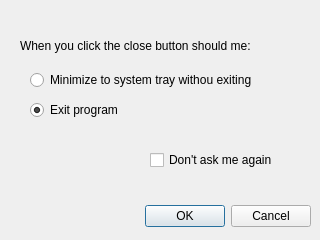
<?xml version="1.0" encoding="UTF-8"?>
<ui version="4.0">
 <class>ExitTipsDialog</class>
 <widget class="QDialog" name="ExitTipsDialog">
  <property name="geometry">
   <rect>
    <x>0</x>
    <y>0</y>
    <width>320</width>
    <height>240</height>
   </rect>
  </property>
  <property name="windowTitle">
   <string>Tips</string>
  </property>
  <property name="modal">
   <bool>true</bool>
  </property>
  <widget class="QDialogButtonBox" name="buttonBox">
   <property name="geometry">
    <rect>
     <x>10</x>
     <y>200</y>
     <width>301</width>
     <height>32</height>
    </rect>
   </property>
   <property name="orientation">
    <enum>Qt::Horizontal</enum>
   </property>
   <property name="standardButtons">
    <set>QDialogButtonBox::Cancel|QDialogButtonBox::Ok</set>
   </property>
  </widget>
  <widget class="QRadioButton" name="minimizeRadioButton">
   <property name="geometry">
    <rect>
     <x>30</x>
     <y>70</y>
     <width>271</width>
     <height>20</height>
    </rect>
   </property>
   <property name="text">
    <string>Minimize to system tray withou exiting</string>
   </property>
  </widget>
  <widget class="QRadioButton" name="exitRadioButton">
   <property name="geometry">
    <rect>
     <x>30</x>
     <y>100</y>
     <width>102</width>
     <height>20</height>
    </rect>
   </property>
   <property name="text">
    <string>Exit program</string>
   </property>
   <property name="checked">
    <bool>true</bool>
   </property>
  </widget>
  <widget class="QLabel" name="label">
   <property name="geometry">
    <rect>
     <x>20</x>
     <y>30</y>
     <width>281</width>
     <height>31</height>
    </rect>
   </property>
   <property name="text">
    <string>When you click the close button should me:</string>
   </property>
  </widget>
  <widget class="QCheckBox" name="confirmCheckBox">
   <property name="geometry">
    <rect>
     <x>150</x>
     <y>150</y>
     <width>151</width>
     <height>20</height>
    </rect>
   </property>
   <property name="text">
    <string>Don't ask me again</string>
   </property>
  </widget>
 </widget>
 <resources/>
 <connections>
  <connection>
   <sender>buttonBox</sender>
   <signal>accepted()</signal>
   <receiver>ExitTipsDialog</receiver>
   <slot>accept()</slot>
   <hints>
    <hint type="sourcelabel">
     <x>248</x>
     <y>254</y>
    </hint>
    <hint type="destinationlabel">
     <x>157</x>
     <y>274</y>
    </hint>
   </hints>
  </connection>
  <connection>
   <sender>buttonBox</sender>
   <signal>rejected()</signal>
   <receiver>ExitTipsDialog</receiver>
   <slot>reject()</slot>
   <hints>
    <hint type="sourcelabel">
     <x>316</x>
     <y>260</y>
    </hint>
    <hint type="destinationlabel">
     <x>286</x>
     <y>274</y>
    </hint>
   </hints>
  </connection>
 </connections>
</ui>
